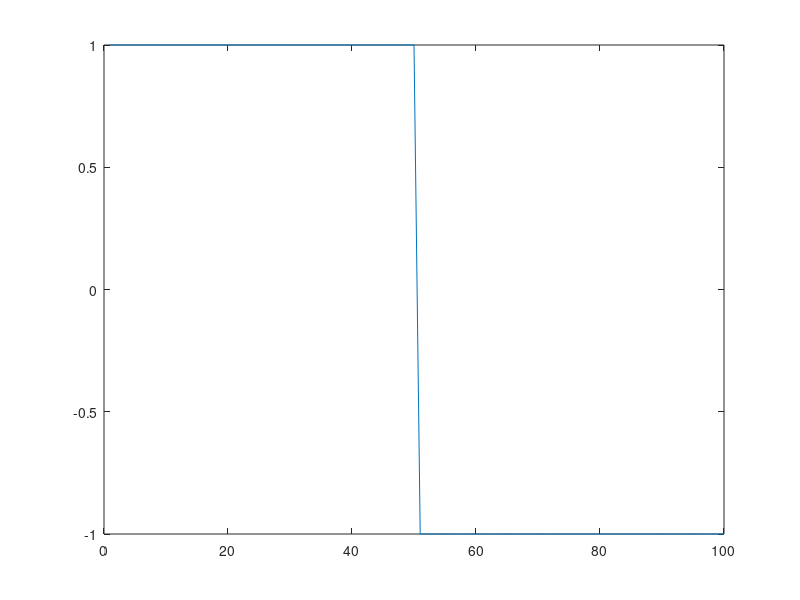
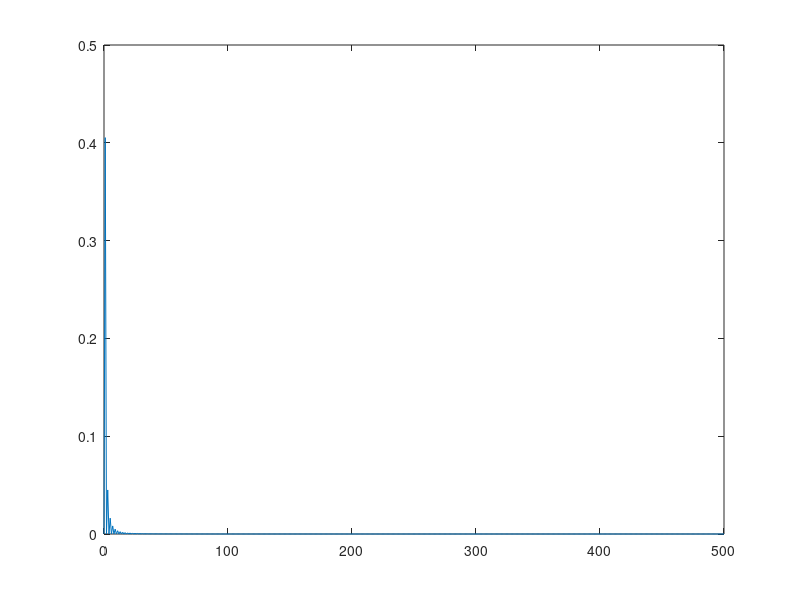
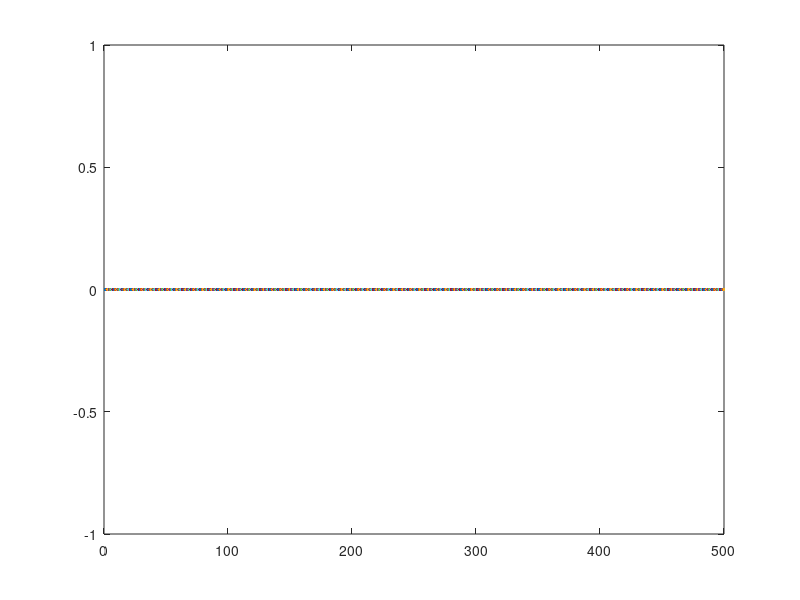

MATLAB code to generate these figures, in order:
% 01 - semnalul original
T = 100;
A = 1;
t = 1 : T;
s = A * ones(1, T);
s((T / 2 + 1) : T) = -A; 

plot(t, s);

% 02 - coeficien?ii Fourier ck 
k = 0 : 500;
ck = zeros(1, length(k));
for i = 1 : length(k)
  if mod(k(i), 2) != 0
    ck(i) = 2 * A / (1i * pi * k(i));  % semnalul dreptunghiular
  end
end

figure();
plot(k, abs(ck) .^ 2);

%03 rms pentru fiecare N  = 1:500

% 1) calculez coeficientii ck
k = 0 : 2000;  % plecam de la k = N+1 la inf
ck = zeros(1, length(k));
for i = 1 : length(k)
  if mod(k(i), 2) != 0
    ck(i) = 2 * A / (1i * pi * k(i));
  end
end

% 2) calculez rms -ul cu formula
K = 1 : 500;
sum = 0;
for i = K + 1 : k
  sum += abs(ck) .^ 2;
end
rms = sqrt(2 * sum);
figure();
plot(K, rms);